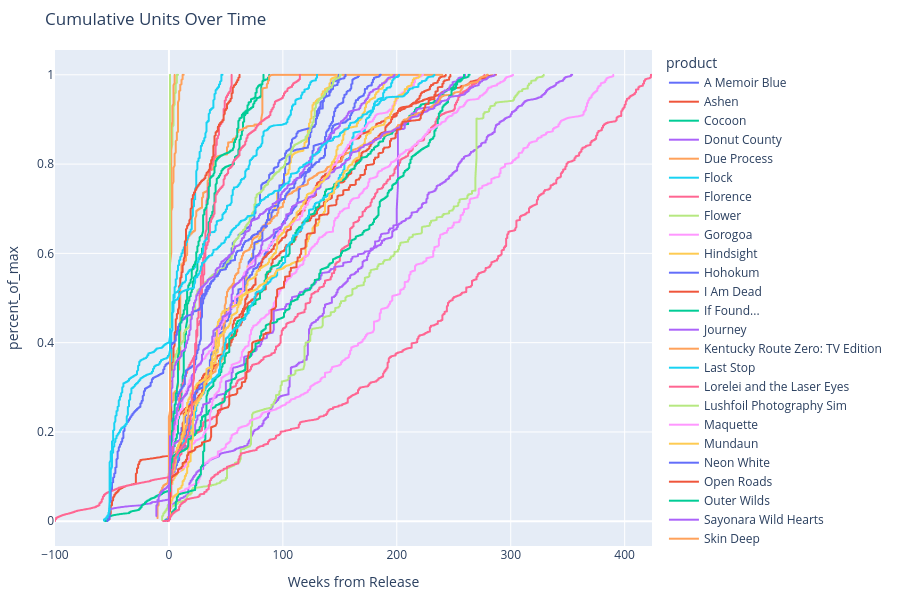

Write notebook code for a chart like this one.
### Code cell
import plotly.express as px

# Create the interactive line plot
fig = px.line(df, 
              x="Weeks_from_Release", 
              y="percent_of_max", 
              color='product',
              title="Cumulative Units Over Time",
              labels={
                  "Weeks_from_Release": "Weeks from Release",
                  "units": "Cume Units"
              })

# Update the layout for better aesthetics
fig.update_layout(
    autosize=True,
    height=600,
    margin=dict(l=20, r=20, t=50, b=20),
    hovermode='closest'
)

# Save as HTML
fig.write_html("docs/cumulative_units_overtime_100.html")

# Show the interactive plot
fig.show()

### Figure 1 — Plotly figure (JSON) as saved in the notebook; plotly's stock layout.template omitted (floating-point values rounded to 4 significant figures; data arrays with more than 128 entries replaced by an {"elided": "..."} marker saying what was removed)
{"data": [{"hovertemplate": "product=A Memoir Blue<br>Weeks from Release=%{x}<br>percent_of_max=%{y}<extra></extra>", "legendgroup": "A Memoir Blue", "line": {"color": "#636efa", "dash": "solid"}, "marker": {"symbol": "circle"}, "mode": "lines", "name": "A Memoir Blue", "showlegend": true, "type": "scattergl", "x": {"elided": "1168 int values"}, "xaxis": "x", "y": {"elided": "1168 float values"}, "yaxis": "y"}, {"hovertemplate": "product=Ashen<br>Weeks from Release=%{x}<br>percent_of_max=%{y}<extra></extra>", "legendgroup": "Ashen", "line": {"color": "#EF553B", "dash": "solid"}, "marker": {"symbol": "circle"}, "mode": "lines", "name": "Ashen", "showlegend": true, "type": "scattergl", "x": {"elided": "2371 int values"}, "xaxis": "x", "y": {"elided": "2371 float values"}, "yaxis": "y"}, {"hovertemplate": "product=Cocoon<br>Weeks from Release=%{x}<br>percent_of_max=%{y}<extra></extra>", "legendgroup": "Cocoon", "line": {"color": "#00cc96", "dash": "solid"}, "marker": {"symbol": "circle"}, "mode": "lines", "name": "Cocoon", "showlegend": true, "type": "scattergl", "x": {"elided": "642 int values"}, "xaxis": "x", "y": {"elided": "642 float values"}, "yaxis": "y"}, {"hovertemplate": "product=Donut County<br>Weeks from Release=%{x}<br>percent_of_max=%{y}<extra></extra>", "legendgroup": "Donut County", "line": {"color": "#ab63fa", "dash": "solid"}, "marker": {"symbol": "circle"}, "mode": "lines", "name": "Donut County", "showlegend": true, "type": "scattergl", "x": {"elided": "2500 int values"}, "xaxis": "x", "y": {"elided": "2500 float values"}, "yaxis": "y"}, {"hovertemplate": "product=Due Process<br>Weeks from Release=%{x}<br>percent_of_max=%{y}<extra></extra>", "legendgroup": "Due Process", "line": {"color": "#FFA15A", "dash": "solid"}, "marker": {"symbol": "circle"}, "mode": "lines", "name": "Due Process", "showlegend": true, "type": "scattergl", "x": {"elided": "1749 int values"}, "xaxis": "x", "y": {"elided": "1749 float values"}, "yaxis": "y"}, {"hovertemplate": "product=Flock<br>Weeks from Release=%{x}<br>percent_of_max=%{y}<extra></extra>", "legendgroup": "Flock", "line": {"color": "#19d3f3", "dash": "solid"}, "marker": {"symbol": "circle"}, "mode": "lines", "name": "Flock", "showlegend": true, "type": "scattergl", "x": {"elided": "323 int values"}, "xaxis": "x", "y": {"elided": "323 float values"}, "yaxis": "y"}, {"hovertemplate": "product=Florence<br>Weeks from Release=%{x}<br>percent_of_max=%{y}<extra></extra>", "legendgroup": "Florence", "line": {"color": "#FF6692", "dash": "solid"}, "marker": {"symbol": "circle"}, "mode": "lines", "name": "Florence", "showlegend": true, "type": "scattergl", "x": {"elided": "2640 int values"}, "xaxis": "x", "y": {"elided": "2640 float values"}, "yaxis": "y"}, {"hovertemplate": "product=Flower<br>Weeks from Release=%{x}<br>percent_of_max=%{y}<extra></extra>", "legendgroup": "Flower", "line": {"color": "#B6E880", "dash": "solid"}, "marker": {"symbol": "circle"}, "mode": "lines", "name": "Flower", "showlegend": true, "type": "scattergl", "x": {"elided": "2302 int values"}, "xaxis": "x", "y": {"elided": "2302 float values"}, "yaxis": "y"}, {"hovertemplate": "product=Gorogoa<br>Weeks from Release=%{x}<br>percent_of_max=%{y}<extra></extra>", "legendgroup": "Gorogoa", "line": {"color": "#FF97FF", "dash": "solid"}, "marker": {"symbol": "circle"}, "mode": "lines", "name": "Gorogoa", "showlegend": true, "type": "scattergl", "x": {"elided": "2729 int values"}, "xaxis": "x", "y": {"elided": "2729 float values"}, "yaxis": "y"}, {"hovertemplate": "product=Hindsight<br>Weeks from Release=%{x}<br>percent_of_max=%{y}<extra></extra>", "legendgroup": "Hindsight", "line": {"color": "#FECB52", "dash": "solid"}, "marker": {"symbol": "circle"}, "mode": "lines", "name": "Hindsight", "showlegend": true, "type": "scattergl", "x": {"elided": "1035 int values"}, "xaxis": "x", "y": {"elided": "1035 float values"}, "yaxis": "y"}, {"hovertemplate": "product=Hohokum<br>Weeks from Release=%{x}<br>percent_of_max=%{y}<extra></extra>", "legendgroup": "Hohokum", "line": {"color": "#636efa", "dash": "solid"}, "marker": {"symbol": "circle"}, "mode": "lines", "name": "Hohokum", "showlegend": true, "type": "scattergl", "x": {"elided": "1042 int values"}, "xaxis": "x", "y": {"elided": "1042 float values"}, "yaxis": "y"}, {"hovertemplate": "product=I Am Dead<br>Weeks from Release=%{x}<br>percent_of_max=%{y}<extra></extra>", "legendgroup": "I Am Dead", "line": {"color": "#EF553B", "dash": "solid"}, "marker": {"symbol": "circle"}, "mode": "lines", "name": "I Am Dead", "showlegend": true, "type": "scattergl", "x": {"elided": "1714 int values"}, "xaxis": "x", "y": {"elided": "1714 float values"}, "yaxis": "y"}, {"hovertemplate": "product=If Found...<br>Weeks from Release=%{x}<br>percent_of_max=%{y}<extra></extra>", "legendgroup": "If Found...", "line": {"color": "#00cc96", "dash": "solid"}, "marker": {"symbol": "circle"}, "mode": "lines", "name": "If Found...", "showlegend": true, "type": "scattergl", "x": {"elided": "1842 int values"}, "xaxis": "x", "y": {"elided": "1842 float values"}, "yaxis": "y"}, {"hovertemplate": "product=Journey<br>Weeks from Release=%{x}<br>percent_of_max=%{y}<extra></extra>", "legendgroup": "Journey", "line": {"color": "#ab63fa", "dash": "solid"}, "marker": {"symbol": "circle"}, "mode": "lines", "name": "Journey", "showlegend": true, "type": "scattergl", "x": {"elided": "2199 int values"}, "xaxis": "x", "y": {"elided": "2199 float values"}, "yaxis": "y"}, {"hovertemplate": "product=Kentucky Route Zero: TV Edition<br>Weeks from Release=%{x}<br>percent_of_max=%{y}<extra></extra>", "legendgroup": "Kentucky Route Zero: TV Edition", "line": {"color": "#FFA15A", "dash": "solid"}, "marker": {"symbol": "circle"}, "mode": "lines", "name": "Kentucky Route Zero: TV Edition", "showlegend": true, "type": "scattergl", "x": {"elided": "1968 int values"}, "xaxis": "x", "y": {"elided": "1968 float values"}, "yaxis": "y"}, {"hovertemplate": "product=Last Stop<br>Weeks from Release=%{x}<br>percent_of_max=%{y}<extra></extra>", "legendgroup": "Last Stop", "line": {"color": "#19d3f3", "dash": "solid"}, "marker": {"symbol": "circle"}, "mode": "lines", "name": "Last Stop", "showlegend": true, "type": "scattergl", "x": {"elided": "1413 int values"}, "xaxis": "x", "y": {"elided": "1413 float values"}, "yaxis": "y"}, {"hovertemplate": "product=Lorelei and the Laser Eyes<br>Weeks from Release=%{x}<br>percent_of_max=%{y}<extra></extra>", "legendgroup": "Lorelei and the Laser Eyes", "line": {"color": "#FF6692", "dash": "solid"}, "marker": {"symbol": "circle"}, "mode": "lines", "name": "Lorelei and the Laser Eyes", "showlegend": true, "type": "scattergl", "x": {"elided": "384 int values"}, "xaxis": "x", "y": {"elided": "384 float values"}, "yaxis": "y"}, {"hovertemplate": "product=Lushfoil Photography Sim<br>Weeks from Release=%{x}<br>percent_of_max=%{y}<extra></extra>", "legendgroup": "Lushfoil Photography Sim", "line": {"color": "#B6E880", "dash": "solid"}, "marker": {"symbol": "circle"}, "mode": "lines", "name": "Lushfoil Photography Sim", "showlegend": true, "type": "scattergl", "x": [1, 1, 1, 1, 1, 1, 1, 2, 2, 2, 2, 2, 2, 2, 3, 3, 3, 3, 3, 3, 3, 4, 4, 4, 4, 4, 4, 4, 5, 5, 5, 5, 5, 5, 5, 6, 6, 6, 6, 6, 6, 6, 7, 7, 7, 7, 7, 7, 7, 8], "xaxis": "x", "y": [0.2064, 0.3526, 0.436, 0.5014, 0.5579, 0.6088, 0.6463, 0.6839, 0.7145, 0.7391, 0.7646, 0.788, 0.8106, 0.8314, 0.8443, 0.8505, 0.8582, 0.8651, 0.8717, 0.8774, 0.8825, 0.887, 0.8929, 0.9006, 0.9078, 0.9165, 0.9239, 0.9289, 0.9333, 0.9377, 0.9412, 0.9464, 0.9507, 0.9549, 0.9577, 0.96, 0.9625, 0.9655, 0.9694, 0.9734, 0.9769, 0.9799, 0.9823, 0.9849, 0.9872, 0.9903, 0.9942, 0.9979, 1, 1], "yaxis": "y"}, {"hovertemplate": "product=Maquette<br>Weeks from Release=%{x}<br>percent_of_max=%{y}<extra></extra>", "legendgroup": "Maquette", "line": {"color": "#FF97FF", "dash": "solid"}, "marker": {"symbol": "circle"}, "mode": "lines", "name": "Maquette", "showlegend": true, "type": "scattergl", "x": {"elided": "1556 int values"}, "xaxis": "x", "y": {"elided": "1556 float values"}, "yaxis": "y"}, {"hovertemplate": "product=Mundaun<br>Weeks from Release=%{x}<br>percent_of_max=%{y}<extra></extra>", "legendgroup": "Mundaun", "line": {"color": "#FECB52", "dash": "solid"}, "marker": {"symbol": "circle"}, "mode": "lines", "name": "Mundaun", "showlegend": true, "type": "scattergl", "x": {"elided": "1541 int values"}, "xaxis": "x", "y": {"elided": "1541 float values"}, "yaxis": "y"}, {"hovertemplate": "product=Neon White<br>Weeks from Release=%{x}<br>percent_of_max=%{y}<extra></extra>", "legendgroup": "Neon White", "line": {"color": "#636efa", "dash": "solid"}, "marker": {"symbol": "circle"}, "mode": "lines", "name": "Neon White", "showlegend": true, "type": "scattergl", "x": {"elided": "1105 int values"}, "xaxis": "x", "y": {"elided": "1105 float values"}, "yaxis": "y"}, {"hovertemplate": "product=Open Roads<br>Weeks from Release=%{x}<br>percent_of_max=%{y}<extra></extra>", "legendgroup": "Open Roads", "line": {"color": "#EF553B", "dash": "solid"}, "marker": {"symbol": "circle"}, "mode": "lines", "name": "Open Roads", "showlegend": true, "type": "scattergl", "x": {"elided": "433 int values"}, "xaxis": "x", "y": {"elided": "433 float values"}, "yaxis": "y"}, {"hovertemplate": "product=Outer Wilds<br>Weeks from Release=%{x}<br>percent_of_max=%{y}<extra></extra>", "legendgroup": "Outer Wilds", "line": {"color": "#00cc96", "dash": "solid"}, "marker": {"symbol": "circle"}, "mode": "lines", "name": "Outer Wilds", "showlegend": true, "type": "scattergl", "x": {"elided": "2207 int values"}, "xaxis": "x", "y": {"elided": "2207 float values"}, "yaxis": "y"}, {"hovertemplate": "product=Sayonara Wild Hearts<br>Weeks from Release=%{x}<br>percent_of_max=%{y}<extra></extra>", "legendgroup": "Sayonara Wild Hearts", "line": {"color": "#ab63fa", "dash": "solid"}, "marker": {"symbol": "circle"}, "mode": "lines", "name": "Sayonara Wild Hearts", "showlegend": true, "type": "scattergl", "x": {"elided": "2085 int values"}, "xaxis": "x", "y": {"elided": "2085 float values"}, "yaxis": "y"}, {"hovertemplate": "product=Skin Deep<br>Weeks from Release=%{x}<br>percent_of_max=%{y}<extra></extra>", "legendgroup": "Skin Deep", "line": {"color": "#FFA15A", "dash": "solid"}, "marker": {"symbol": "circle"}, "mode": "lines", "name": "Skin Deep", "showlegend": true, "type": "scattergl", "x": [1, 1, 1, 1, 1, 1, 1, 2, 2, 2, 2, 2, 2, 2, 3, 3, 3, 3, 3, 3, 3, 4, 4, 4, 4, 4, 4, 4, 5, 5, 5, 5, 5, 5, 5], "xaxis": "x", "y": [0.2531, 0.389, 0.4927, 0.5674, 0.6256, 0.6684, 0.6991, 0.7291, 0.7537, 0.7791, 0.8013, 0.8269, 0.8562, 0.8809, 0.8953, 0.9018, 0.9079, 0.9147, 0.9212, 0.9256, 0.9301, 0.9357, 0.9417, 0.9508, 0.9602, 0.9672, 0.973, 0.9765, 0.9811, 0.9854, 0.9897, 0.9942, 0.997, 1, 1], "yaxis": "y"}, {"hovertemplate": "product=Solar Ash<br>Weeks from Release=%{x}<br>percent_of_max=%{y}<extra></extra>", "legendgroup": "Solar Ash", "line": {"color": "#19d3f3", "dash": "solid"}, "marker": {"symbol": "circle"}, "mode": "lines", "name": "Solar Ash", "showlegend": true, "type": "scattergl", "x": {"elided": "1294 int values"}, "xaxis": "x", "y": {"elided": "1294 float values"}, "yaxis": "y"}, {"hovertemplate": "product=Storyteller<br>Weeks from Release=%{x}<br>percent_of_max=%{y}<extra></extra>", "legendgroup": "Storyteller", "line": {"color": "#FF6692", "dash": "solid"}, "marker": {"symbol": "circle"}, "mode": "lines", "name": "Storyteller", "showlegend": true, "type": "scattergl", "x": {"elided": "804 int values"}, "xaxis": "x", "y": {"elided": "804 float values"}, "yaxis": "y"}, {"hovertemplate": "product=Stray<br>Weeks from Release=%{x}<br>percent_of_max=%{y}<extra></extra>", "legendgroup": "Stray", "line": {"color": "#B6E880", "dash": "solid"}, "marker": {"symbol": "circle"}, "mode": "lines", "name": "Stray", "showlegend": true, "type": "scattergl", "x": {"elided": "1098 int values"}, "xaxis": "x", "y": {"elided": "1098 float values"}, "yaxis": "y"}, {"hovertemplate": "product=Telling Lies<br>Weeks from Release=%{x}<br>percent_of_max=%{y}<extra></extra>", "legendgroup": "Telling Lies", "line": {"color": "#FF97FF", "dash": "solid"}, "marker": {"symbol": "circle"}, "mode": "lines", "name": "Telling Lies", "showlegend": true, "type": "scattergl", "x": {"elided": "2112 int values"}, "xaxis": "x", "y": {"elided": "2112 float values"}, "yaxis": "y"}, {"hovertemplate": "product=The Artful Escape<br>Weeks from Release=%{x}<br>percent_of_max=%{y}<extra></extra>", "legendgroup": "The Artful Escape", "line": {"color": "#FECB52", "dash": "solid"}, "marker": {"symbol": "circle"}, "mode": "lines", "name": "The Artful Escape", "showlegend": true, "type": "scattergl", "x": {"elided": "1364 int values"}, "xaxis": "x", "y": {"elided": "1364 float values"}, "yaxis": "y"}, {"hovertemplate": "product=The Pathless<br>Weeks from Release=%{x}<br>percent_of_max=%{y}<extra></extra>", "legendgroup": "The Pathless", "line": {"color": "#636efa", "dash": "solid"}, "marker": {"symbol": "circle"}, "mode": "lines", "name": "The Pathless", "showlegend": true, "type": "scattergl", "x": {"elided": "1680 int values"}, "xaxis": "x", "y": {"elided": "1680 float values"}, "yaxis": "y"}, {"hovertemplate": "product=The Unfinished Swan<br>Weeks from Release=%{x}<br>percent_of_max=%{y}<extra></extra>", "legendgroup": "The Unfinished Swan", "line": {"color": "#EF553B", "dash": "solid"}, "marker": {"symbol": "circle"}, "mode": "lines", "name": "The Unfinished Swan", "showlegend": true, "type": "scattergl", "x": {"elided": "1728 int values"}, "xaxis": "x", "y": {"elided": "1728 float values"}, "yaxis": "y"}, {"hovertemplate": "product=Thirsty Suitors<br>Weeks from Release=%{x}<br>percent_of_max=%{y}<extra></extra>", "legendgroup": "Thirsty Suitors", "line": {"color": "#00cc96", "dash": "solid"}, "marker": {"symbol": "circle"}, "mode": "lines", "name": "Thirsty Suitors", "showlegend": true, "type": "scattergl", "x": {"elided": "580 int values"}, "xaxis": "x", "y": {"elided": "580 float values"}, "yaxis": "y"}, {"hovertemplate": "product=Twelve Minutes<br>Weeks from Release=%{x}<br>percent_of_max=%{y}<extra></extra>", "legendgroup": "Twelve Minutes", "line": {"color": "#ab63fa", "dash": "solid"}, "marker": {"symbol": "circle"}, "mode": "lines", "name": "Twelve Minutes", "showlegend": true, "type": "scattergl", "x": {"elided": "1392 int values"}, "xaxis": "x", "y": {"elided": "1392 float values"}, "yaxis": "y"}, {"hovertemplate": "product=Wanderstop<br>Weeks from Release=%{x}<br>percent_of_max=%{y}<extra></extra>", "legendgroup": "Wanderstop", "line": {"color": "#FFA15A", "dash": "solid"}, "marker": {"symbol": "circle"}, "mode": "lines", "name": "Wanderstop", "showlegend": true, "type": "scattergl", "x": [1, 1, 1, 1, 1, 1, 1, 2, 2, 2, 2, 2, 2, 2, 3, 3, 3, 3, 3, 3, 3, 4, 4, 4, 4, 4, 4, 4, 5, 5, 5, 5, 5, 5, 5, 6, 6, 6, 6, 6, 6, 6, 7, 7, 7, 7, 7, 7, 7, 8, 8, 8, 8, 8, 8, 8, 9, 9, 9, 9, 9, 9, 9, 10, 10, 10, 10, 10, 10, 10, 11, 11, 11, 11, 11, 11, 11, 12, 12, 12, 12, 12, 12, 12, 13], "xaxis": "x", "y": [0.194, 0.2763, 0.355, 0.4267, 0.4876, 0.5411, 0.5775, 0.6003, 0.621, 0.6381, 0.6524, 0.67, 0.6853, 0.695, 0.7032, 0.7115, 0.7191, 0.7279, 0.7388, 0.7483, 0.7544, 0.76, 0.7653, 0.7707, 0.7761, 0.7817, 0.7879, 0.792, 0.7966, 0.8012, 0.8053, 0.8095, 0.8147, 0.8196, 0.8227, 0.826, 0.8298, 0.8338, 0.8388, 0.8435, 0.8484, 0.8517, 0.8541, 0.8566, 0.8589, 0.8621, 0.8654, 0.8685, 0.8705, 0.8726, 0.8751, 0.89, 0.9084, 0.9206, 0.9313, 0.9386, 0.9449, 0.9515, 0.955, 0.9565, 0.9591, 0.9617, 0.9634, 0.9651, 0.9671, 0.9689, 0.9707, 0.9733, 0.9759, 0.9774, 0.9791, 0.9806, 0.9822, 0.9839, 0.9857, 0.9875, 0.9887, 0.9901, 0.9915, 0.9931, 0.9949, 0.9969, 0.999, 1, 1], "yaxis": "y"}, {"hovertemplate": "product=Wattam<br>Weeks from Release=%{x}<br>percent_of_max=%{y}<extra></extra>", "legendgroup": "Wattam", "line": {"color": "#19d3f3", "dash": "solid"}, "marker": {"symbol": "circle"}, "mode": "lines", "name": "Wattam", "showlegend": true, "type": "scattergl", "x": {"elided": "2032 int values"}, "xaxis": "x", "y": {"elided": "2032 float values"}, "yaxis": "y"}, {"hovertemplate": "product=What Remains of Edith Finch<br>Weeks from Release=%{x}<br>percent_of_max=%{y}<extra></extra>", "legendgroup": "What Remains of Edith Finch", "line": {"color": "#FF6692", "dash": "solid"}, "marker": {"symbol": "circle"}, "mode": "lines", "name": "What Remains of Edith Finch", "showlegend": true, "type": "scattergl", "x": {"elided": "3004 int values"}, "xaxis": "x", "y": {"elided": "3004 float values"}, "yaxis": "y"}, {"hovertemplate": "product=to a T<br>Weeks from Release=%{x}<br>percent_of_max=%{y}<extra></extra>", "legendgroup": "to a T", "line": {"color": "#B6E880", "dash": "solid"}, "marker": {"symbol": "circle"}, "mode": "lines", "name": "to a T", "showlegend": true, "type": "scattergl", "x": [1, 1, 1, 1, 1, 1, 1], "xaxis": "x", "y": [0.434, 0.6588, 0.7945, 0.8915, 0.9597, 1, 1], "yaxis": "y"}], "layout": {"autosize": true, "height": 600, "hovermode": "closest", "legend": {"title": {"text": "product"}, "tracegroupgap": 0}, "margin": {"b": 20, "l": 20, "r": 20, "t": 50}, "title": {"text": "Cumulative Units Over Time"}, "xaxis": {"anchor": "y", "autorange": true, "domain": [0, 1], "range": [-100, 424], "title": {"text": "Weeks from Release"}, "type": "linear"}, "yaxis": {"anchor": "x", "autorange": true, "domain": [0, 1], "range": [-0.05549, 1.056], "title": {"text": "percent_of_max"}, "type": "linear"}}}
